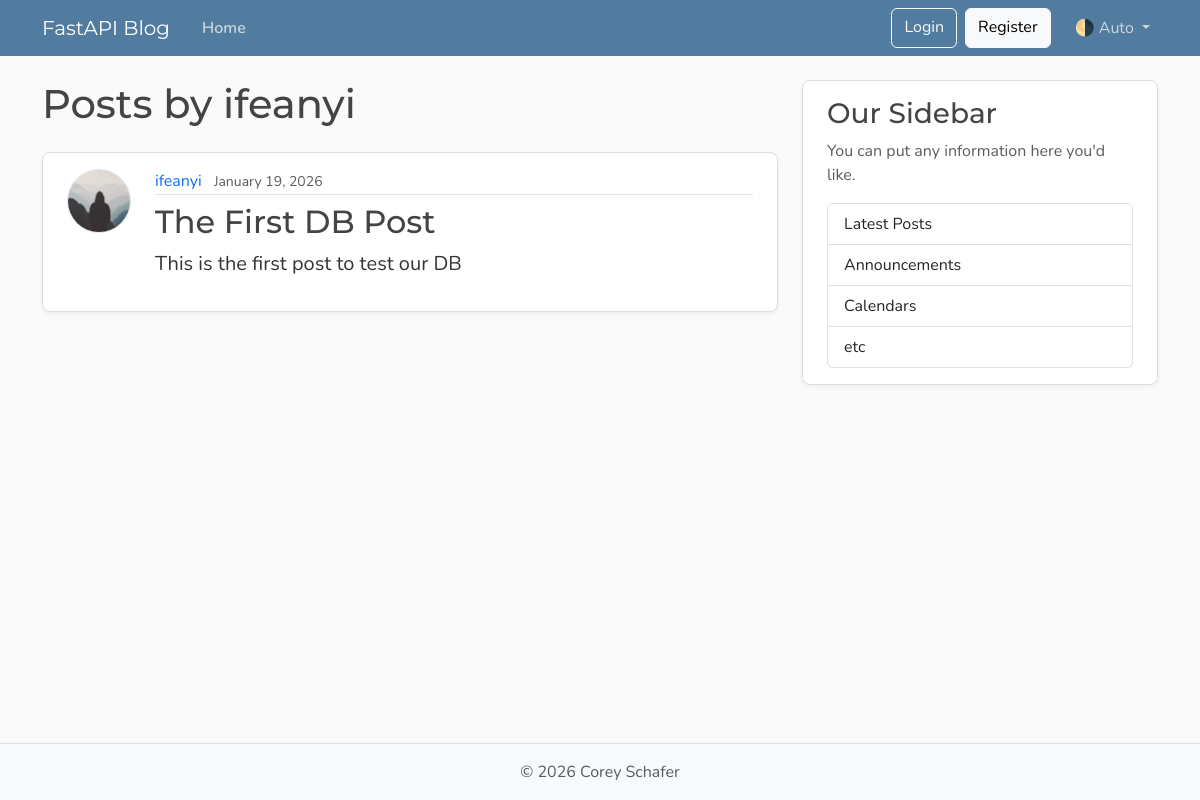
The page /user/1 on the database as committed earlier.
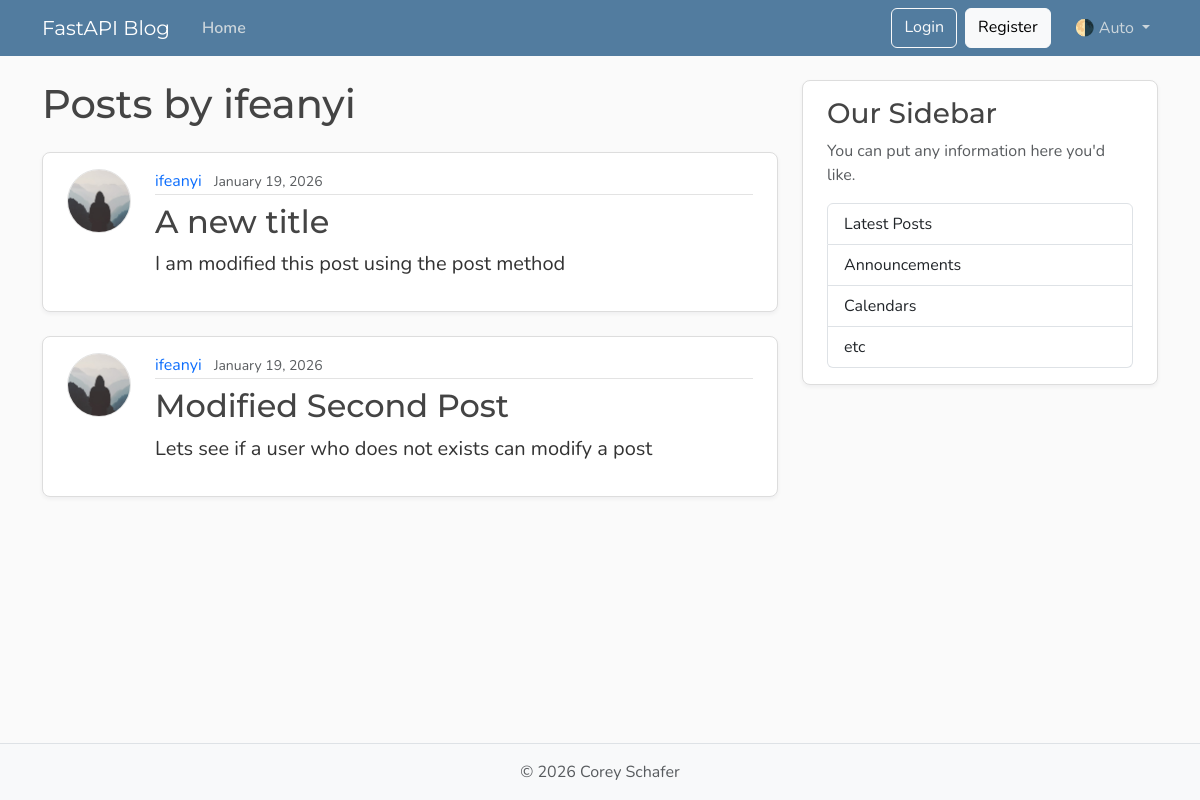
The same page on the database as committed later.
### models.py (models this page shows, shortened)
class Post(Base):
    __tablename__ = "posts"
    id: Mapped[int] = mapped_column(Integer, primary_key=True, index=True)
    title: Mapped[str] = mapped_column(String(100), nullable=False)
    content: Mapped[str] = mapped_column(Text, nullable=False)
    user_id: Mapped[int] = mapped_column(
        ForeignKey("users.id"),
        nullable=False,
        index=True
    )
    date_posted: Mapped[datetime] = mapped_column(
        DateTime(timezone=True),
        default= lambda: datetime.now(UTC)
    )
    author: Mapped[User] = relationship(back_populates="posts") # Many to one relationship

class User(Base):
    __tablename__ = "users"
    id: Mapped[int] = mapped_column(Integer, primary_key=True, index=True)
    email: Mapped[str] = mapped_column(String, unique=True, nullable=False)
    username: Mapped[str] = mapped_column(String, unique=True, nullable=False)
    image_file: Mapped[str | None] = mapped_column(String, nullable=True, default=None)
    posts: Mapped[list[Post]] = relationship(back_populates="author") # One to many relationship

### main.py (the view)
@app.get("/user/{user_id}", include_in_schema=False, name="user_posts")
def user_posts(request: Request, user_id: int, db: Annotated[Session, Depends(get_db)]):
    result = db.execute(select(models.User).where(models.User.id == user_id))
    user = result.scalar_one_or_none()
    if not user:
        raise HTTPException(status_code=status.HTTP_404_NOT_FOUND, detail="User not found.")
    result = db.execute(select(models.Post).where(models.Post.user_id == user_id))
    user_posts = result.scalars().all()
    if not user_posts:
        raise HTTPException(status_code=status.HTTP_404_NOT_FOUND, detail="User has no posts.")
    return templates.TemplateResponse(
        request,
        "user_posts.html",
        {
            "posts": user_posts,
            "title": f"Posts by {user.username}"
        }
    )

### templates/user_posts.html
{% extends "layout.html" %}
{% block content %}
  <h1 class="mb-4">Posts by {{ posts[0].author.username }}</h1>
  {% for post in posts %}
    <article class="content-section py-3 px-4 mb-4">
      <div class="d-flex align-items-start gap-4">
        <img class="rounded-circle article-img flex-shrink-0"
             src="{{ post.author.image_path }}"
             alt="{{ post.author.username }}'s profile picture"
             width="64"
             height="64"
             loading="lazy">
        <div class="flex-grow-1">
          <div class="article-metadata mb-2">
            <a class="me-2"
               href="{{ url_for('user_posts', user_id=post.author.id) }}">{{ post.author.username }}</a>
            <small class="text-body-secondary">{{ post.date_posted.strftime("%B %d, %Y") }}</small>
          </div>
          <h2>
            <a class="article-title"
               href="{{ url_for('post_page', post_id=post.id) }}">{{ post.title }}</a>
          </h2>
          <p class="article-content">{{ post.content }}</p>
        </div>
      </div>
    </article>
  {% else %}
    <p class="text-body-secondary">No posts by this user yet.</p>
  {% endfor %}
{% endblock content %}

Rows that differ between the two databases and show on the page:
changed Post: title "The First DB Post" → "A new title"; content "This is the first post to test our DB" → "I am modified this post using the post method"
now on this page (row edited): Post: author.username "ifeanyi", date_posted "January 19, 2026", title "Modified Second Post", content "Lets see if a user who does not exists can modify a post"
